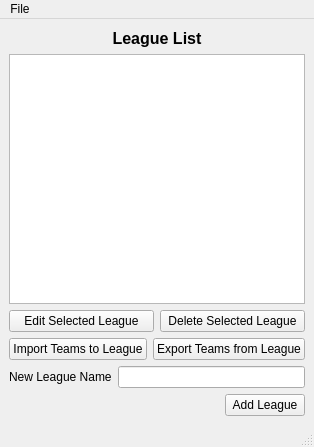
<?xml version="1.0" encoding="UTF-8"?>
<ui version="4.0">
 <class>league_window</class>
 <widget class="QMainWindow" name="league_window">
  <property name="geometry">
   <rect>
    <x>0</x>
    <y>0</y>
    <width>311</width>
    <height>447</height>
   </rect>
  </property>
  <property name="windowTitle">
   <string>MainWindow</string>
  </property>
  <widget class="QWidget" name="centralwidget">
   <layout class="QVBoxLayout" name="verticalLayout_2">
    <item>
     <layout class="QHBoxLayout" name="league_db_title_bar">
      <item>
       <spacer name="horizontalSpacer_2">
        <property name="orientation">
         <enum>Qt::Horizontal</enum>
        </property>
        <property name="sizeHint" stdset="0">
         <size>
          <width>40</width>
          <height>20</height>
         </size>
        </property>
       </spacer>
      </item>
      <item>
       <widget class="QLabel" name="lable_league_title">
        <property name="font">
         <font>
          <pointsize>12</pointsize>
          <weight>75</weight>
          <bold>true</bold>
         </font>
        </property>
        <property name="text">
         <string>League List</string>
        </property>
        <property name="textFormat">
         <enum>Qt::AutoText</enum>
        </property>
        <property name="alignment">
         <set>Qt::AlignCenter</set>
        </property>
       </widget>
      </item>
      <item>
       <spacer name="horizontalSpacer_3">
        <property name="orientation">
         <enum>Qt::Horizontal</enum>
        </property>
        <property name="sizeHint" stdset="0">
         <size>
          <width>40</width>
          <height>20</height>
         </size>
        </property>
       </spacer>
      </item>
     </layout>
    </item>
    <item>
     <layout class="QVBoxLayout" name="verticalLayout">
      <item>
       <layout class="QVBoxLayout" name="league_db_view">
        <item>
         <widget class="QListWidget" name="league_list_widget"/>
        </item>
        <item>
         <layout class="QHBoxLayout" name="horizontalLayout_3">
          <item>
           <widget class="QPushButton" name="edit_league_button">
            <property name="text">
             <string>Edit Selected League</string>
            </property>
           </widget>
          </item>
          <item>
           <widget class="QPushButton" name="delete_league_button">
            <property name="text">
             <string>Delete Selected League</string>
            </property>
           </widget>
          </item>
         </layout>
        </item>
       </layout>
      </item>
      <item>
       <layout class="QHBoxLayout" name="horizontalLayout_4">
        <item>
         <widget class="QPushButton" name="import_league_button">
          <property name="text">
           <string>Import Teams to League</string>
          </property>
         </widget>
        </item>
        <item>
         <widget class="QPushButton" name="export_league_button">
          <property name="text">
           <string>Export Teams from League</string>
          </property>
         </widget>
        </item>
       </layout>
      </item>
     </layout>
    </item>
    <item>
     <layout class="QVBoxLayout" name="new_league_entry">
      <item>
       <layout class="QHBoxLayout" name="horizontalLayout">
        <item>
         <widget class="QLabel" name="label_league">
          <property name="text">
           <string>New League Name</string>
          </property>
         </widget>
        </item>
        <item>
         <widget class="QLineEdit" name="line_edit_league_name"/>
        </item>
       </layout>
      </item>
      <item>
       <layout class="QHBoxLayout" name="horizontalLayout_2">
        <item>
         <spacer name="horizontalSpacer">
          <property name="orientation">
           <enum>Qt::Horizontal</enum>
          </property>
          <property name="sizeHint" stdset="0">
           <size>
            <width>40</width>
            <height>20</height>
           </size>
          </property>
         </spacer>
        </item>
        <item>
         <widget class="QPushButton" name="add_league_button">
          <property name="text">
           <string>Add League</string>
          </property>
         </widget>
        </item>
       </layout>
      </item>
     </layout>
    </item>
   </layout>
  </widget>
  <widget class="QMenuBar" name="menubar">
   <property name="geometry">
    <rect>
     <x>0</x>
     <y>0</y>
     <width>311</width>
     <height>21</height>
    </rect>
   </property>
   <widget class="QMenu" name="menuFile">
    <property name="title">
     <string>File</string>
    </property>
    <addaction name="action_save"/>
    <addaction name="action_load"/>
   </widget>
   <addaction name="menuFile"/>
  </widget>
  <widget class="QStatusBar" name="statusbar"/>
  <action name="action_load_database">
   <property name="text">
    <string>Load Database</string>
   </property>
  </action>
  <action name="action_save_database">
   <property name="text">
    <string>Save Database</string>
   </property>
  </action>
  <action name="action_save">
   <property name="text">
    <string>Save</string>
   </property>
  </action>
  <action name="action_load">
   <property name="text">
    <string>Load</string>
   </property>
  </action>
 </widget>
 <resources/>
 <connections/>
</ui>
